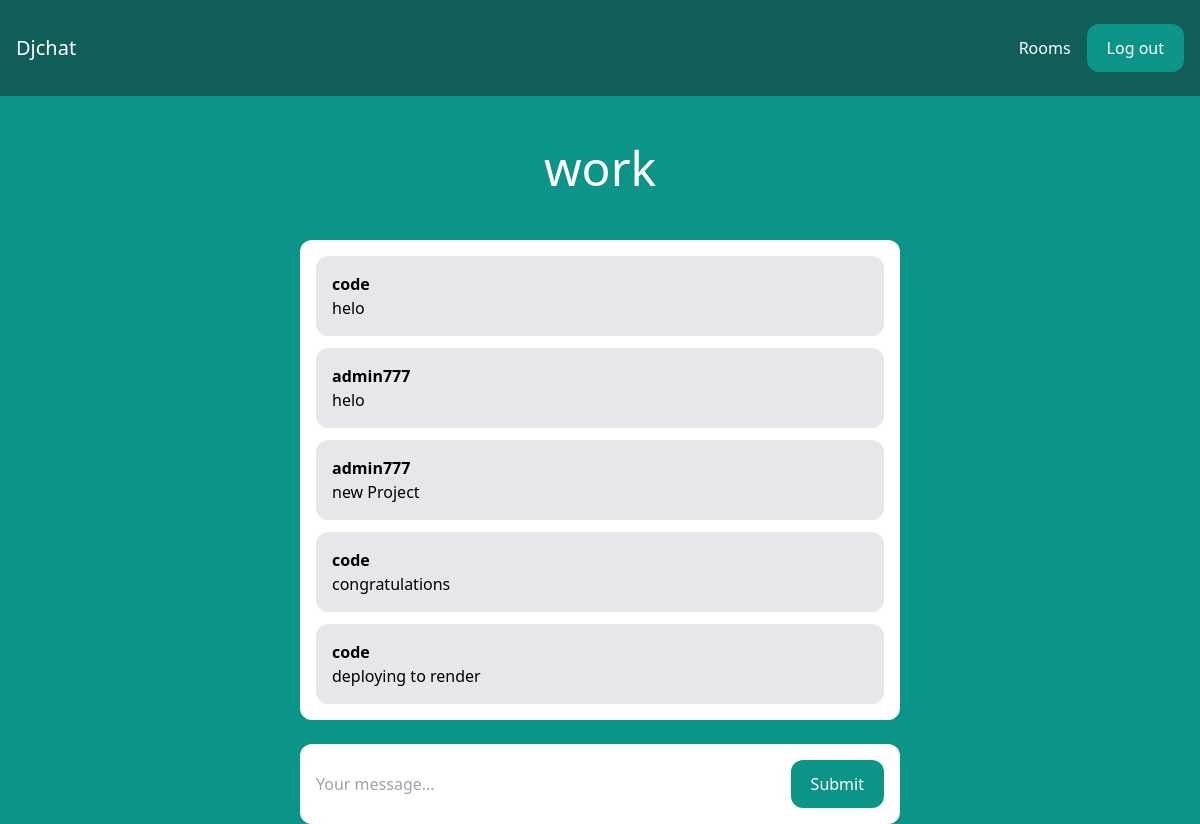
/rooms/work/ (signed in), run on the app's committed database.
### rooms/models.py (models this page shows)
class Room(models.Model):
    name = models.CharField(max_length=255)
    slug = models.SlugField(unique=True)

class Message(models.Model):
    room = models.ForeignKey(Room, related_name='messages', on_delete=models.CASCADE)
    user = models.ForeignKey(User, related_name='messages', on_delete=models.CASCADE)
    content = models.TextField()
    date_added = models.DateTimeField(auto_now_add=True)
    class Meta:
        ordering = ('date_added',)

### rooms/views.py (the view)
# urls.py: path('<slug:slug>/', views.room, name='room'),
@login_required
def room(req, slug):
    room = Room.objects.get(slug=slug)
    messages = Message.objects.filter(room = room)[0:25]
    return render(req, 'room.html', {'room': room, 'messages':messages})

### rooms/templates/room.html (shortened to what this page needs)
{% extends 'base.html' %}
{% block content %}
  <div class="p-6 lg:p-12 text-center">
    <h2 class="text-3xl lg:text-5xl text-white">{{room.name}}</h2>
  </div>
  <div class="lg:w-2/4 mx-4 lg:mx-auto p-4 bg-white rounded-xl">
    <div class="chat-messages space-y-3" id="chat-messages">
      {% for message in messages%}
          <div class="p-4 bg-gray-200 rounded-xl">
          <p class="font-semibold"> {{message.user.username}} </p>
          <p> {{ message.content}}</p>
          </div>
      {%endfor%}
    </div>
  </div>
<div class="lg:w-2/4 mt-6 mx-4 lg:mx-auto p-4 bg-white rounded-xl">
    <form class="flex" onsubmit="return false;">
        <input type="text" name="content" class="flex-1 mr-3 " placeholder="Your message..." id="chat-messages-input">
        <button class=" px-5 py-3 rounded-xl text-white  bg-teal-600 hover:bg-teal-700" id="chat-messages-submit">Submit</button>
    </form>
</div>
{% endblock %}

### data on the page
Room: name "work"
Message: user.username "code", content "helo"
Message: user.username "admin777", content "helo"
Message: user.username "admin777", content "new Project"
Message: user.username "code", content "congratulations"
Message: user.username "code", content "deploying to render"
